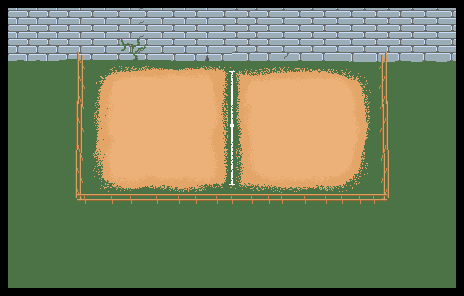

A level layout from a 2D game, rendered from its tile map. Below: a short description, then the map file with tile-grid data replaced by summaries:
An orthogonal 58x37 tile map with 8x8 px tiles, 3 tile layers (Ground, Walls, Water), 3 hidden layers not drawn, 4 tilesets.

<map version="1.2" tiledversion="1.2.1" orientation="orthogonal" renderorder="right-down" width="58" height="37" tilewidth="8" tileheight="8" infinite="0" nextlayerid="36" nextobjectid="1">
 <tileset firstgid="1" source="MedievalTileset.tsx" />
 <tileset firstgid="8" source="DungeonTileset.tsx" />
 <tileset firstgid="120" source="Medeival2.tsx" />
 <tileset firstgid="121" source="Collisions.tsx" />
 <layer id="30" name="Ground" width="58" height="37">
  <data>[2146 cells, 1 non-empty, 1 distinct tile ids]</data>
 </layer>
 <layer id="31" name="Walls" width="58" height="37">
  <data>[2146 cells, 0 non-empty, 0 distinct tile ids]</data>
 </layer>
 <layer id="32" name="Water" width="58" height="37">
  <data>[2146 cells, 0 non-empty, 0 distinct tile ids]</data>
 </layer>
 <layer id="33" name="NET" width="58" height="37" visible="0">
  <data>[2146 cells, 38 non-empty, 1 distinct tile ids]</data>
 </layer>
 <layer id="34" name="SIDE_WALLS" width="58" height="37" visible="0">
  <data>[2146 cells, 608 non-empty, 1 distinct tile ids]</data>
 </layer>
 <layer id="35" name="BACK_WALLS" width="58" height="37" visible="0">
  <data>[2146 cells, 630 non-empty, 1 distinct tile ids]</data>
 </layer>
</map>
